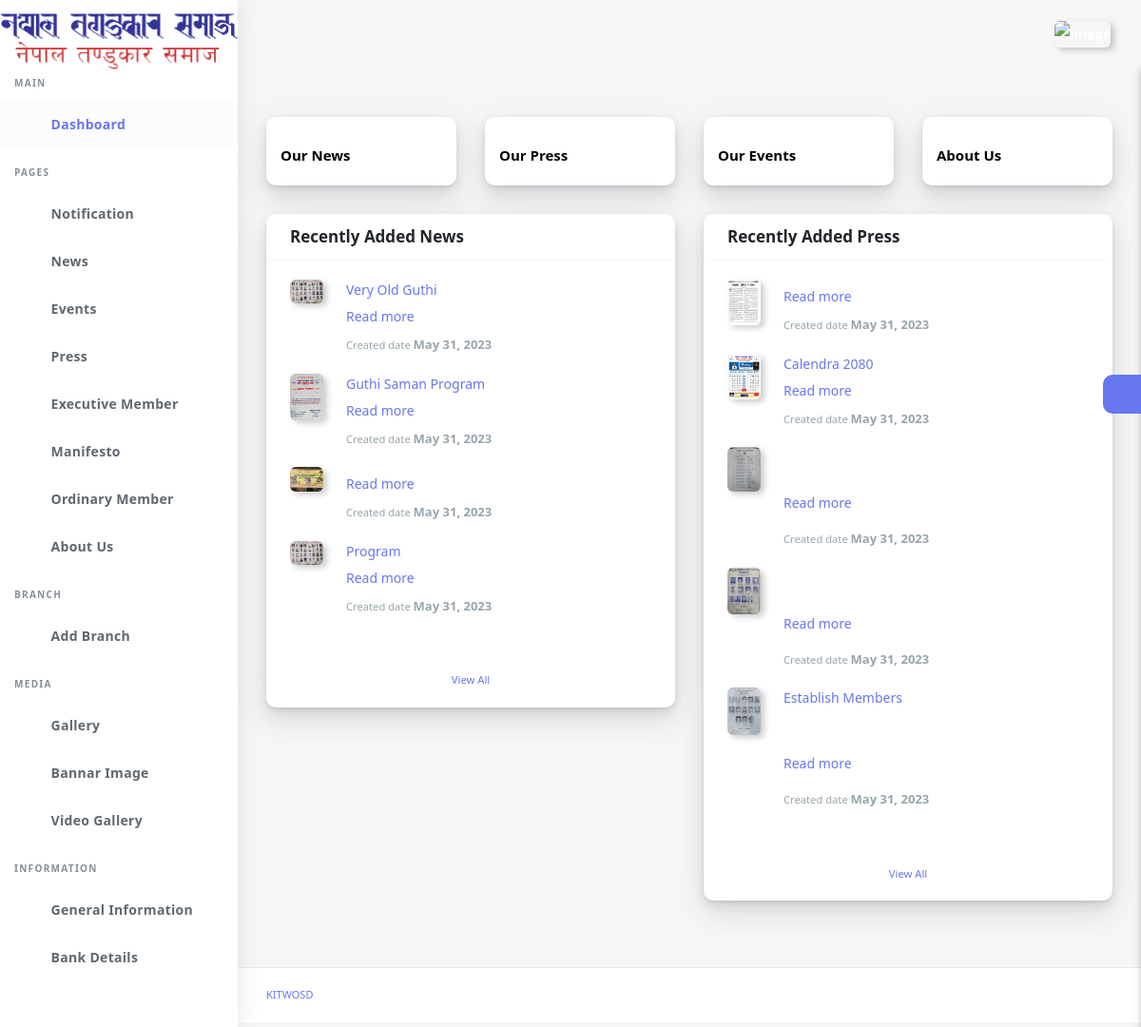
The page /dashboard/index (signed in) on the database its author committed.
### app/models.py (models this page shows, shortened)
class News(models.Model):
    title = models.CharField(max_length=350)
    image  = models.ImageField(upload_to='newsimage/')
    discriptions = RichTextField()
    created_date = models.DateField(auto_now=True)
    news_slug = AutoSlugField(populate_from ='title', unique=True, default=None)
    class Meta:
        ordering =['-id',]

class Press(models.Model):
    title = models.CharField(max_length = 250)
    image = models.ImageField(upload_to='pressimage/')
    discriptions = RichTextField()
    create_date = models.DateField(auto_now=True)
    press_slug = AutoSlugField(populate_from ='title', unique=True, default=None)
    class Meta:
        ordering =['-id',]

### dashboard/decorators.py (the view)
    def wrapper_fun(request, *args, **kwargs):
        if request.user.is_authenticated:
            return view_fun(request, *args, **kwargs)
        else:
            messages.warning(request,"Login required...")
            return redirect('dashboard:login')

### app/context_processor.py (called while the page is built)
def aboutctg(request):
    about = About.objects.all()
    return{
        'aboutctg':about
    }

def contact(request):
    contact_info = ContactInfo.objects.first()
    return {
        'contact':contact_info
    }

def bankdetails(request):
    bank_details = BankDetails.objects.first()
    return {
        'bank_details':bank_details
    }

def bannarimage(request):
    bannar_image = BannarImage.objects.first()
    return ({
        'bannar_image':bannar_image
    })

def first_video(request):
    video = Video.objects.first()
    return({
        'videos':video
    })

### dashboard/views.py (called while the page is built)
@login_required
def index(request):
    news = News.objects.all()[:5]
    press = Press.objects.all()[:5]
    return render(request,'dashboard/index.html',{'news':news,
                                                  'press':press
                                                  })

### dashboard/templates/dashboard/index.html (shortened to what this page needs)
{% extends 'dashboard/base.html' %}
{% load static %}
{% block content %}
  <div class="main-content">
    <section class="section">
      <div class="row ">
        <div class="col-xl-3 col-lg-6 col-md-6 col-sm-6 col-xs-12">
          <div class="card">
            <div class="card-statistic-4">
              <div class="align-items-center justify-content-between">
                <div class="row ">
                  <div class="col-lg-6 col-md-6 col-sm-6 col-xs-6 pr-0 pt-3">
                    <div class="card-content">
                      <h5 class="font-15">Our News</h5>
                    </div>
                  </div>
                  <div class="col-lg-6 col-md-6 col-sm-6 col-xs-6 pl-0">
                  </div>
                </div>
              </div>
            </div>
          </div>
        </div>
        <div class="col-xl-3 col-lg-6 col-md-6 col-sm-6 col-xs-12">
          <div class="card">
            <div class="card-statistic-4">
              <div class="align-items-center justify-content-between">
                <div class="row ">
                  <div class="col-lg-6 col-md-6 col-sm-6 col-xs-6 pr-0 pt-3">
                    <div class="card-content">
                      <h5 class="font-15"> Our Press</h5>
                    </div>
                  </div>
                  <div class="col-lg-6 col-md-6 col-sm-6 col-xs-6 pl-0">
                  </div>
                </div>
              </div>
            </div>
          </div>
        </div>
        <div class="col-xl-3 col-lg-6 col-md-6 col-sm-6 col-xs-12">
          <div class="card">
            <div class="card-statistic-4">
              <div class="align-items-center justify-content-between">
                <div class="row ">
                  <div class="col-lg-6 col-md-6 col-sm-6 col-xs-6 pr-0 pt-3">
                    <div class="card-content">
                      <h5 class="font-15">Our Events</h5>
                    </div>
                  </div>
                  <div class="col-lg-6 col-md-6 col-sm-6 col-xs-6 pl-0">
                  </div>
                </div>
              </div>
            </div>
          </div>
        </div>
        <div class="col-xl-3 col-lg-6 col-md-6 col-sm-6 col-xs-12">
          <div class="card">
            <div class="card-statistic-4">
              <div class="align-items-center justify-content-between">
                <div class="row ">
                  <div class="col-lg-6 col-md-6 col-sm-6 col-xs-6 pr-0 pt-3">
                    <div class="card-content">
                      <h5 class="font-15">About Us</h5>
                    </div>
                  </div>
                  <div class="col-lg-6 col-md-6 col-sm-6 col-xs-6 pl-0">
                  </div>
                </div>
              </div>
            </div>
          </div>
        </div>
      </div>
      <div class="row">
        <div class="col-md-6 col-lg-12 col-xl-6">
          <div class="card">
            <div class="card-header">
              <h4>Recently Added News</h4>
            </div>
            <div class="card-body">
              {% for item in news %}
              <div class="support-ticket media pb-1 mb-3">
                <img src="{{item.image.url}}" class="user-img mr-2" alt="">
                <div class="media-body ml-3">
                  <a href="{% url 'dashboard:newsdetail'  item.news_slug %}">{{item.title}}</a>
                  <p class="my-1">{{item.discriptions|safe|truncatechars:200}}
                    <a href="{% url 'dashboard:newsdetail'  item.news_slug %}">Read more</a>
                  </p>
                  <small class="text-muted">Created date <span class="font-weight-bold font-13">
                      {{item.created_date}}</span>
                   </small>
                </div>
              </div>
              {% endfor %}
            </div>
            <a href="{% url 'dashboard:news' %}" class="card-footer card-link text-center small ">View
              All</a>
          </div>
        </div>
         <div class="col-md-6 col-lg-12 col-xl-6">
          <div class="card">
            <div class="card-header">
              <h4>Recently Added Press</h4>
            </div>
            <div class="card-body">
              {% for item in press %}
              <div class="support-ticket media pb-1 mb-3">
                <img src="{{item.image.url}}" class="user-img mr-2" alt="">
                <div class="media-body ml-3">
                  <a href="{% url 'dashboard:viewpress'  item.press_slug %}">{{item.title}}</a>
                  <p class="my-1">{{item.discriptions|safe|truncatechars:200}}
                    <a href="{% url 'dashboard:viewpress'  item.press_slug %}">Read more</a>
                  </p>
                  <small class="text-muted">Created date <span class="font-weight-bold font-13">
                      {{item.create_date}}</span>
                   </small>
                </div>
              </div>
              {% endfor %}
            </div>
            <a href="{% url 'dashboard:press' %}" class="card-footer card-link text-center small ">View
              All</a>
          </div>
        </div>
      </div>
    </section>
    <div class="settingSidebar">
      <a href="javascript:void(0)" class="settingPanelToggle"> <i class="fa fa-spin fa-cog"></i>
      </a>
    </div>
  </div>
{% endblock %}

### dashboard/templates/dashboard/base.html (shortened to what this page needs)
{% load static %}
<!DOCTYPE html>
<html lang="en">
<head>
  <link rel="stylesheet" href="{% static 'dashboard/assets/css/app.min.css' %}">
  <link rel="stylesheet" href="{% static 'dashboard/assets/bundles/summernote/summernote-bs4.css' %}">
  <link rel="stylesheet" href="{% static 'dashboard/assets/bundles/codemirror/lib/codemirror.css' %}">
  <link rel="stylesheet" href="{% static 'dashboard/assets/bundles/codemirror/theme/duotone-dark.css' %}">
  <link rel="stylesheet" href="{% static 'dashboard/assets/bundles/jquery-selectric/selectric.css' %}">
  <link rel="stylesheet" href="{% static 'dashboard/assets/bundles/chocolat/dist/css/chocolat.css' %}">
  <link rel="stylesheet" href="{% static 'dashboard/assets/css/style.css' %}">
  <link rel="stylesheet" href="{% static 'dashboard/assets/css/components.css' %}">
  <link rel="stylesheet" href="{% static 'dashboard/assets/css/custom.css' %}">
</head>
<body>
  <div id="app">
    <div class="main-wrapper main-wrapper-1">
      <div class="navbar-bg"></div>
      <nav class="navbar navbar-expand-lg main-navbar sticky">
        <div class="form-inline mr-auto">
          <ul class="navbar-nav mr-3">
            <li><a href="#" data-toggle="sidebar" class="nav-link nav-link-lg
									collapse-btn"> </a></li>
            <li><a href="#" class="nav-link nav-link-lg fullscreen-btn">
              </a></li>
          </ul>
        </div>
        <ul class="navbar-nav navbar-right">
          <li class="dropdown"><a href="#" data-toggle="dropdown"
              class="nav-link dropdown-toggle nav-link-lg nav-link-user"> <img alt="image" src="{% static 'dashboard/assets/img/user.png' %}"
                class="user-img-radious-style"> </a>
          </li>
        </ul>
      </nav>
      <div class="main-sidebar sidebar-style-2">
        <aside id="sidebar-wrapper">
          <div class="sidebar-brand">
            <a href="{% url 'dashboard:index' %}">
              <img src="{% static 'app/assets/img/tandukar_logo.png' %}" style="height:100%; width:100%;">
            </a>
          </div>
          <ul class="sidebar-menu">
            <li class="menu-header">Main</li>
            <li class="dropdown active">
              <a href="{% url 'dashboard:index' %}" class="nav-link"><span>Dashboard</span></a>
            </li>
            <li class="menu-header">Pages</li>
            <li class="">
              <a href="{% url 'dashboard:notification' %}" class="nav-link"><span>Notification</span></a>
            </li>
            <li class="">
              <a href="{% url 'dashboard:news' %}" class="nav-link"><span>News</span></a>
            </li>
            <li class="dropdown">
              <a href="{% url 'dashboard:events' %}"  class="nav-link"><span>Events</span></a>
            </li>
            <li class="dropdown">
              <a href="{% url 'dashboard:press' %}"  class="nav-link"><span>Press</span></a>
            </li>
            <li class="dropdown">
              <a href="{% url 'dashboard:executivemember' %}"  class="nav-link"><span>Executive Member</span></a>
            </li>
            <li class="dropdown">
              <a href="{% url 'dashboard:manifesto' %}"  class="nav-link"><span>Manifesto</span></a>
            </li>
            <li class="dropdown">
              <a href="#" class="menu-toggle nav-link has-dropdown">
                <span>Ordinary Member</span>
              </a>
            </li>
            <li class="dropdown">
              <a href="#" class="menu-toggle nav-link has-dropdown">
                <span>About Us</span>
              </a>
            </li>
            <li class="menu-header">Branch</li>
            <li class="dropdown">
              <a href="{% url 'dashboard:branchlist' %}"  class="nav-link"><span><span>Add Branch</span></a>
            </li>
            <li class="menu-header">Media</li>
            <li class="dropdown">
              <a href="{% url 'dashboard:gallery' %}"  class="nav-link"><span><span>Gallery</span></a>
            </li>
            <li class="dropdown">
              <a href="{% url 'dashboard:bannar_image' %}"  class="nav-link"><span><span>Bannar Image</span></a>
            </li>
            <li class="dropdown">
              <a href="{% url 'dashboard:videogallery' %}"  class="nav-link"><span><span>Video Gallery</span></a>
            </li>
            <li class="menu-header"> Information</li>
            <li class="dropdown">
              <a href="{% url 'dashboard:general_info' %}"  class="nav-link"><span><span>General Information</span></a>
            </li>
            <li class="dropdown">
              <a href="{% url 'dashboard:bankdetails' %}"  class="nav-link"><span><span>Bank Details</span></a>
            </li>
          </ul>
        </aside>
      </div>
      {% block content %}
      {% endblock %}
      <footer class="main-footer">
        <div class="footer-left">
          <a href="">Kitwosd</a></a>
        </div>
      </footer>
    </div>
  </div>
</body>
</html>

### rows shown on the page
News: image (picture), title "Very Old Guthi", created_date "May 31, 2023"
News: image (picture), title "Guthi Saman Program", created_date "May 31, 2023"
News: image (picture), created_date "May 31, 2023"
News: image (picture), title "Program", created_date "May 31, 2023"
Press: image (picture), create_date "May 31, 2023"
Press: image (picture), title "Calendra 2080", create_date "May 31, 2023"
Press: image (picture), create_date "May 31, 2023"
Press: image (picture), create_date "May 31, 2023"
Press: image (picture), title "Establish Members", create_date "May 31, 2023"
